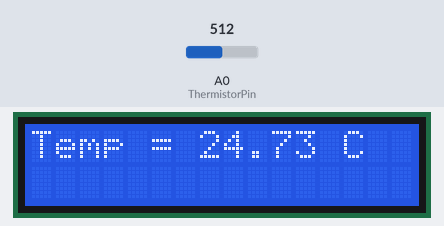
The sketch below on a simulated Arduino Uno, built with avr-gcc and run on an emulated ATmega328P. Parts: 16×2 character LCD. Inputs (shaded band) come from the test bench; at power-on: A0 (ThermistorPin) = 512. What the sketch prints to the serial monitor is not drawn.

Above: at 1.2 s.
1.3 s: A0 (ThermistorPin) set to 379
At 3.1 s:
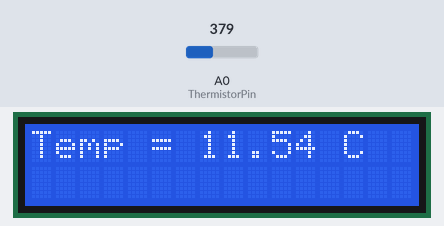
3.5 s: A0 (ThermistorPin) set to 345
At 4.9 s:
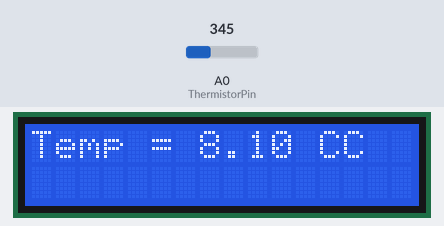
5.5 s: A0 (ThermistorPin) set to 306
At 6.6 s:
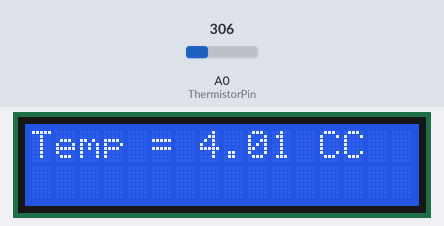
Timing chart, 0 to 8.5 s (numbered marks = the images above; inputs shaded):
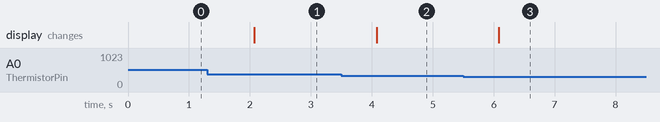

Measured:
- the behaviour switches between 364 and 363 on A0 (ThermistorPin) (found by bisection; images 1 and 2)
- after the input at 1.3 s, the display: changes after 0.77 s (image 1)
- after the input at 3.5 s, the display: changes after 0.58 s (image 2)
- after the input at 5.5 s, the display: changes after 0.58 s (image 3)

The sketch:

temperature_controller.ino
```cpp
#include <LiquidCrystal.h>

LiquidCrystal lcd(12, 11, 5, 4, 3, 2);

int ThermistorPin = 0;
int Vo;
float R1 = 10000;
float logR2, R2, T, Tc, Tf;
float c1 = 1.009249522e-03, c2 = 2.378405444e-04, c3 = 2.019202697e-07;

void setup() {
  Serial.begin(9600);
  lcd.begin(16, 2);
}

void loop() {

  lcd.setCursor(0, 0);

  Vo = analogRead(ThermistorPin);
  R2 = R1 * (1023.0 / (float)Vo - 1.0);
  logR2 = log(R2);
  T = (1.0 / (c1 + c2*logR2 + c3*logR2*logR2*logR2));
  Tc = T - 273.15;
  Tf = (Tc * 9.0)/ 5.0 + 32.0;

  Serial.print("Temp = ");
  Serial.print(Tc);
  Serial.println(" C");


  lcd.print("Temp = ");
  lcd.print(Tc);
  lcd.print(" C");

  delay(1000);
}
```
